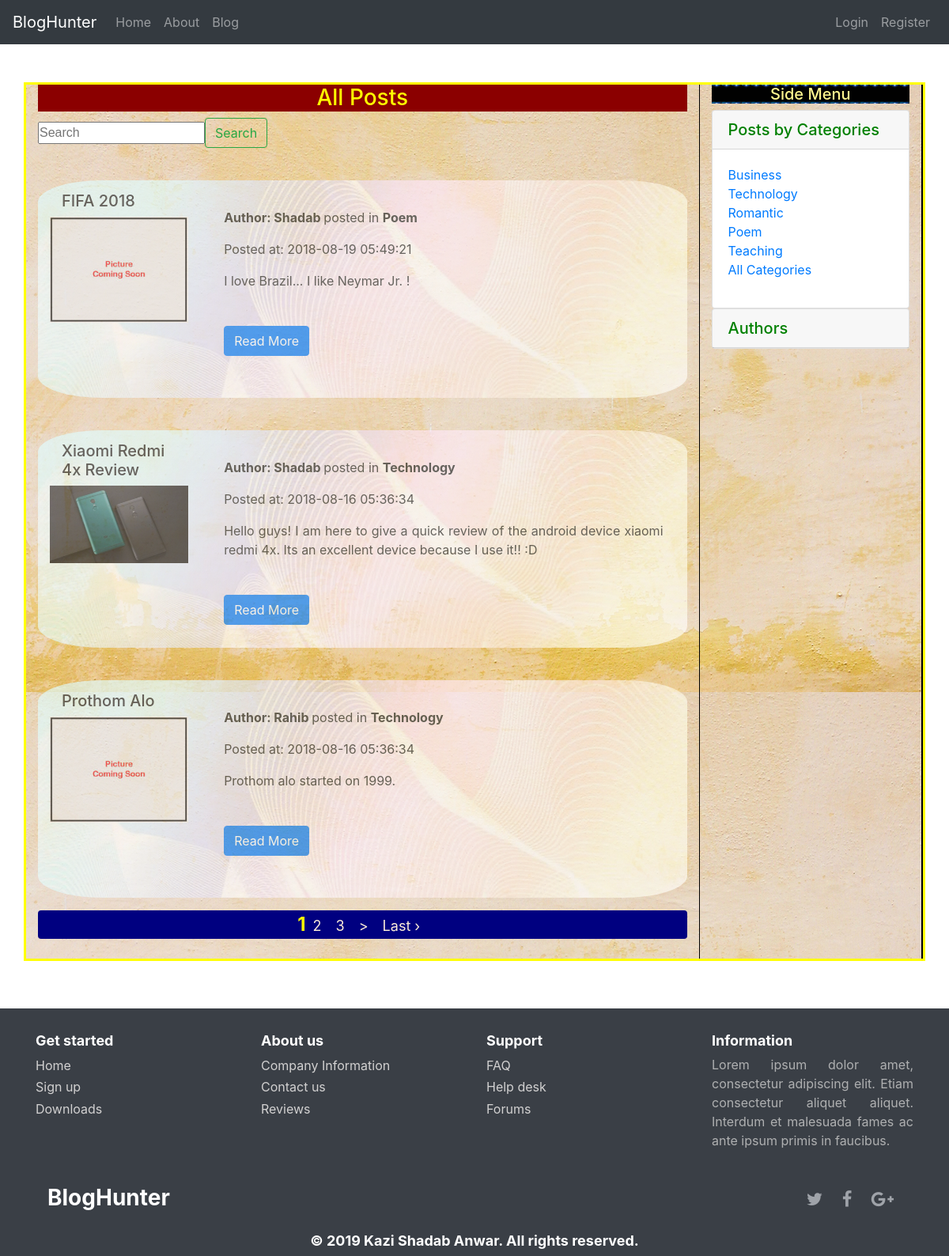
The page /posts on the database its author committed.
### tables this page shows
CREATE TABLE `posts` (
  `id` int(11) NOT NULL,
  `cat_id` int(11) NOT NULL,
  `user_id` int(11) NOT NULL,
  `title` varchar(255) NOT NULL,
  `slug` varchar(255) NOT NULL,
  `body` text NOT NULL,
  `post_image` varchar(255) NOT NULL,
  `created_at` timestamp NOT NULL DEFAULT CURRENT_TIMESTAMP ON UPDATE CURRENT_TIMESTAMP,
  `updated_at` timestamp NOT NULL DEFAULT '0000-00-00 00:00:00',
  `published` int(11) NOT NULL
);

CREATE TABLE `users` (
  `id` int(11) NOT NULL,
  `fullname` varchar(255) NOT NULL,
  `gender` varchar(255) NOT NULL,
  `propic` varchar(255) NOT NULL,
  `occupation` varchar(255) NOT NULL,
  `zipcode` varchar(255) NOT NULL,
  `email` varchar(255) NOT NULL,
  `username` varchar(255) NOT NULL,
  `password` varchar(255) NOT NULL,
  `register_date` timestamp NOT NULL DEFAULT CURRENT_TIMESTAMP,
  `total_posts` int(11) NOT NULL
);

CREATE TABLE `categories` (
  `id` int(11) NOT NULL,
  `cat_name` varchar(255) NOT NULL,
  `created_at` timestamp NOT NULL DEFAULT CURRENT_TIMESTAMP
);

### application/controllers/Posts.php (called while the page is built, shortened)
<?php
    class Posts extends CI_Controller
    {
        public function index($offset = 0)
        {
            $config['per_page'] = 3;
            $data['title'] = "All Posts";
            $data['posts'] = $this->Post_model->getPosts(false, $config['per_page'], $offset);
            $this->load->view('posts/index', $data);
        }
    }
?>

### index.php (called while the page is built, shortened)
<?php
require_once BASEPATH.'core/CodeIgniter.php';

### application/models/Post_model.php (called while the page is built, shortened)
<?php
    class Post_model extends CI_Model
    {
        public function getPosts($slug = FALSE, $limit = FALSE, $offset = FALSE)
        {
            if($limit)
            {
                $this->db->limit($limit, $offset);
            }
            if(!$slug)
            {
                $this->db->order_by('posts.id', 'DESC');
                $this->db->join('users', 'users.id = posts.user_id');
                $this->db->join('categories', 'categories.id = posts.cat_id');
                $this->db->where('published =', '1');
                $query = $this->db->get('posts');
                return $query->result_array();
            }
            $query = $this->db->get_where('posts', array('slug' => $slug));
            return $query->row_array();
        }
    }
?>

### application/views/posts/index.php (the view)
<?php
    $this->load->view('partial-views/header');
    $this->load->view('partial-views/navbar');
?>
<body>
    <div class="container container2">
        <div class="row">
             <div class="col-md-12">
                <div class="row">
                   <div class="latest-posts-div col-lg-9 col-md-9 col-sm-12 col-xs-12">
                            <h3 class="main_title"><?= $title ?></h3>
                            <form class="form-inline my-2 my-lg-0" action="<?php echo base_url(); ?>posts/getPostsByTitle" method="POST">
                                  <div class="ui-widget">
                                      <input id="search" type="text" name="search" placeholder="Search" autocomplete="on">
                                    </div>
                                  <button id="searchBtn" class="btn btn-outline-success my-2 my-sm-0" type="submit">Search</button>
                            </form>
                            <?php
                                    foreach($posts as $post)
                                    {
                                        if(($post['published'] === '0' && $post['user_id'] === $this->session->userdata('user_id')) || $post['published'] === '1' )
                                        {
                                    ?>
                                       <div class="col-md-12 post_info">
                                           <div class="row">
                                              <div class="col-md-3">
                                                <div class="col-md-12 post_title">
                                                    <h5> <?php echo $post['title']; ?> </h5>
                                               </div>
                                               <img src="<?php echo base_url(); ?>/assets/img/posts/<?php echo $post['post_image']; ?>" class="img-responsive post-img" alt="No Image">
                                               </div>
                                               <div class="col-md-9">
                                                  <div class="col-md-12 post_author">
                                                    <p><strong> Author: <?php echo $post['username']; ?> </strong> posted in <strong><?php echo $post['cat_name']; ?>  </strong></p>
                                                   </div>
                                                   <div class="col-md-12 post_create_time">
                                                       <p>Posted at: <?php echo $post['created_at']; ?> </p>
                                                   </div>
                                                   <div class="col-md-12 post_body">
                                                       <p>
                                                           <?php echo word_limiter($post['body'], 50); ?>
                                                           <br>
                                                           <a class="btn btn-primary readbtn" href="<?php echo site_url('/posts/view/'.$post['slug']); ?>">Read More</a><br>
                                                        </p>
                                                   </div>
                                               </div>
                                           </div>
                                        </div>
                                <?php
                                        }
                                    }
                                ?>
                                <div class="pagination">
                                   <div class="col-md-12" style="text-align: center;">
                                    <?php
                                         echo $this->pagination->create_links();
                                    ?>
                                    </div>
                                </div>
                         </div>
                         <div class="sidebar col-lg-3 col-md-3 col-sm-12 col-xs-12">
                             <?php
                                $this->load->view('partial-views/sidebar');
                             ?>
                         </div>
                     </div>
                </div>
        </div>
    </div>
   <?php
        $this->load->view('partial-views/scriptLinks');
        $this->load->view('partial-views/footer');
    ?>
</body>

### application/views/partial-views/header.php (shortened to what this page needs)
<head>
   <?= link_tag('assets/css/bootstrap.min.css') ?>
   <?= link_tag('https://stackpath.bootstrapcdn.com/font-awesome/4.7.0/css/font-awesome.min.css') ?>
   <link rel="stylesheet" href="//code.jquery.com/ui/1.12.1/themes/base/jquery-ui.css">
  <?= link_tag('assets/css/animate.css') ?>
   <?= link_tag('assets/css/site.css') ?>
   <?= link_tag('assets/css/user-profile.css') ?>
   <?= link_tag('assets/css/Footer-with-logo.css?version=2') ?>
</head>

### application/views/partial-views/navbar.php (shortened to what this page needs)
<nav class="navbar navbar-expand-lg navbar-dark bg-dark">
      <a class="navbar-brand" href="#">BlogHunter</a>
      <div class="collapse navbar-collapse" id="navbarColor01">
        <ul class="navbar-nav mr-auto">
          <li class="nav-item">
            <a class="nav-link" href="<?php echo base_url()?>">Home <span class="sr-only">(current)</span></a>
          </li>
          <li class="nav-item">
            <a class="nav-link" href="<?php echo base_url()?>/about">About</a>
          </li>
          <li class="nav-item">
            <a class="nav-link" href="<?php echo base_url()?>posts">Blog</a>
          </li>
        </ul>
        <ul class="nav navbar-nav navbar-right">
          <?php if(!$this->session->userdata('logged_in')): ?>
          <li class="nav-item">
            <a class="nav-link " href="<?php echo base_url()?>users/login">Login</a>
          </li>
          <li class="nav-item">
            <a class="nav-link " href="<?php echo base_url()?>users/register">Register</a>
          </li>
          <?php endif; ?>
        </ul>
      </div>
</nav>

### application/views/partial-views/sidebar.php (shortened to what this page needs)
<h5 class="sidebar_title"> Side Menu </h5>
<div id="accordion">
  <div class="card">
    <div class="card-header" id="headingOne">
      <h5 class="mb-0">
        <a href="#" class="sidebarlink" data-toggle="collapse" data-target="#collapseOne" aria-expanded="true" aria-controls="collapseOne">
            Posts by Categories
        </a>
      </h5>
    </div>
    <div id="collapseOne" class="collapse show" aria-labelledby="headingOne" data-parent="#accordion">
      <div class="card-body">
           <ul>
                <?php
                    $categories = $this->db->get('categories')->result_array();
                    foreach($categories as $category)
                    {
                ?>
                       <li><a href="<?php echo base_url().'categories/posts/'.$category['id']; ?>"><?php echo $category['cat_name']; ?></a></li>
                <?php
                    }
                  ?>
                  <li><a href="<?php echo base_url().'posts/'; ?>">All Categories </a></li>
             </ul>
      </div>
    </div>
  </div>
  <div class="card">
    <div class="card-header" id="headingTwo">
      <h5 class="mb-0">
        <a href="#" class="sidebarlink collapsed" data-toggle="collapse" data-target="#collapseTwo" aria-expanded="false" aria-controls="collapseTwo">
            Authors
        </a>
      </h5>
    </div>
  </div>
</div>

### application/views/partial-views/footer.php
<footer id="myFooter">
        <div class="container">
            <div class="row">
                <div class="col-sm-3">
                    <h5>Get started</h5>
                    <ul>
                        <li><a href="#">Home</a></li>
                        <li><a href="#">Sign up</a></li>
                        <li><a href="#">Downloads</a></li>
                    </ul>
                </div>
                <div class="col-sm-3">
                    <h5>About us</h5>
                    <ul>
                        <li><a href="#">Company Information</a></li>
                        <li><a href="#">Contact us</a></li>
                        <li><a href="#">Reviews</a></li>
                    </ul>
                </div>
                <div class="col-sm-3">
                    <h5>Support</h5>
                    <ul>
                        <li><a href="#">FAQ</a></li>
                        <li><a href="#">Help desk</a></li>
                        <li><a href="#">Forums</a></li>
                    </ul>
                </div>
                <div class="col-sm-3 info">
                    <h5>Information</h5>
                    <p> Lorem ipsum dolor amet, consectetur adipiscing elit. Etiam consectetur aliquet aliquet. Interdum et malesuada fames ac ante ipsum primis in faucibus. </p>
                </div>
                <div class="col-md-12">
                    <div class="second-bar">
                       <div class="container">
                            <h2 class="logo"><a href="#"> BlogHunter </a></h2>
                            <div class="social-icons">
                                <a href="#" class="twitter"><i class="fa fa-twitter"></i></a>
                                <a href="#" class="facebook"><i class="fa fa-facebook"></i></a>
                                <a href="#" class="google"><i class="fa fa-google-plus"></i></a>
                            </div>
                        </div>
                    </div>
                </div>
                <div class="col-md-12" style="text-align:center;">
                    <h5 class="logo"> &copy; <?php echo date('Y'); ?> Kazi Shadab Anwar. All rights reserved.</h5>
                </div>
            </div>
        </div>
    </footer>

### assets/css/site.css (style rules this page uses)
* { margin: 0; padding: 0; }
html, body { background: url('../img/bodybg.jpg'); background-size: cover; background-repeat: no-repeat; width: 100%; height: 100%; overflow-x: hidden; }
.container2 { align-self: center; margin-top: 4%; background: url('../img/container_bg.jpg'); min-height: 800px; border: yellow 3px solid; }
li { list-style: none; }
.main_title { background: darkred; background-repeat: no-repeat; background-position: center; text-align: center; color: yellow; }
.sidebarlink { color: green; }
.sidebar_title { background: url('../img/sidebar_title_bg.jpg'); background-size: 5% 95%; color: #fff68f; text-align: center; }
.sidebar { border-left: black 1px solid; border-right: black 2px solid; }
.post_info { background: url('../img/blogbg2.jpg'); background-size: cover; background-repeat: no-repeat; border-radius: 10%; min-height: 275px; opacity: 0.65; margin-top: 5%; margin-bottom: 2%; }
.post_title { margin: 8% 2% 3% 0%; }
.post_author { margin-top: 6%; }
.post_body { text-align: justify; }
.readBtn { margin-top: 1%; }
.post-img { width: inherit; height: inherit; }
.pagination { background: navy; margin-bottom: 3%; }
.pagination a { font-size: 18px; color: antiquewhite; margin: 0.5em; }
.pagination strong { font-size: 24px; color: yellow; }

### assets/css/Footer-with-logo.css (style rules this page uses)
#myFooter { background-color: #3a3f46; color: white; margin-top: 5%; }
#myFooter .info { text-align: justify; color: #afb0b1; }
#myFooter ul { list-style-type: none; padding-left: 0; line-height: 1.7; }
#myFooter h5 { font-size: 18px; color: white; font-weight: bold; margin-top: 30px; }
#myFooter .logo { margin-top: 10px; }
#myFooter .second-bar .logo a { color:white; font-size: 28px; float: left; font-weight: bold; line-height: 68px; margin: 0; padding: 0; }
#myFooter a { color: #d2d1d1; text-decoration: none; }
#myFooter .second-bar { text-align: center; background-color: #33373e; }
#myFooter .second-bar a { font-size: 22px; color: #9fa3a9; padding: 10px; }
#myFooter .social-icons { float:right; margin-top: 20px; }
#myFooter { flex: 0 0 auto; -webkit-flex: 0 0 auto; }

### rows shown on the page
posts: published 1 (drawn), title "FIFA 2018", post_image (placeholder picture), user.username "Shadab", categories.cat_name "Poem", categories.created_at "2018-08-19 05:49:21", body "I love Brazil... I like Neymar Jr. !"
posts: published 1 (drawn), title "Xiaomi Redmi 4x Review", post_image (picture), user.username "Shadab", categories.cat_name "Technology", categories.created_at "2018-08-16 05:36:34", body "Hello guys! I am here to give a quick review of the android device xiaomi redmi 4x. Its an excellent device because I use it!! :D"
posts: published 1 (drawn), title "Prothom Alo", post_image (placeholder picture), user.username "Rahib", categories.cat_name "Technology", categories.created_at "2018-08-16 05:36:34", body "Prothom alo started on 1999."
categories: cat_name "Business"
categories: cat_name "Technology"
categories: cat_name "Romantic"
categories: cat_name "Poem"
categories: cat_name "Teaching"

### other values the page prints
$title "All Posts"
$this->pagination->create_links() "1 2 3 > Last ›"
